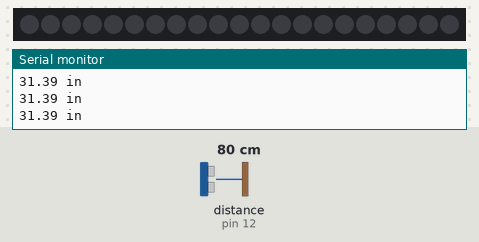
A sketch run on a simulated Arduino Uno, built with avr-gcc and run on an emulated ATmega328P. Shown: 21 RGB LEDs in strip order, left to right, the last lines printed to the serial monitor. Wiring (inferred from the names in the program): ultrasonic range finder: trigger pin 11; echo pin 12. The inputs (shaded band) are chosen by the test bench; at power-on: distance to the obstacle (sensor on pin 12) 80 cm. The echo pulse lasts 58.3 µs per cm.

Above: at 1.2 s.
1.3 s: distance to the obstacle (sensor on pin 12) set to 2 cm
At 3.64 s:
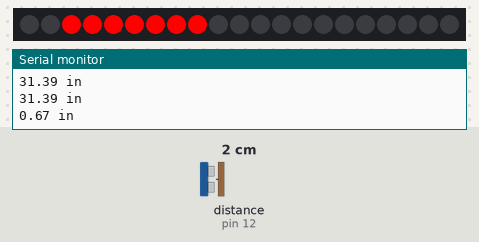
At 4.54 s:
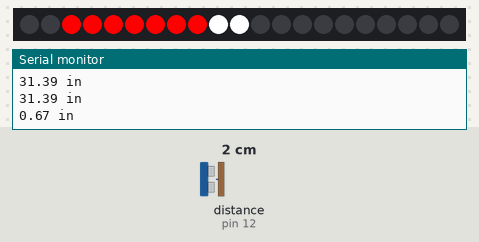
Timing chart, 0 to 6.0 s (numbered marks = the images above; inputs shaded):
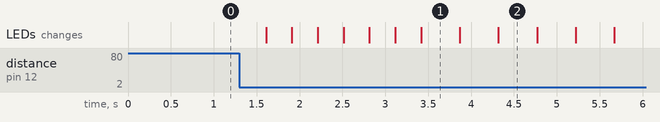

The sketch:

Light_DistanceSensor_Code.ino
```cpp
#include <Adafruit_NeoPixel.h>

#define PIN_NEO_PIXEL  8   // Arduino pin that connects to NeoPixel
#define VOLCANO_PIXELS     10  // The number of LEDs (pixels) on NeoPixel
#define CO2_PIXELS      21
#define DELAY_INTERVAL 300
float distance = 0;               //stores the distance measured by the distance sensor
const int trigPin = 11;           //connects to the trigger pin on the distance sensor
const int echoPin = 12;           //connects to the echo pin on the distance sensor


Adafruit_NeoPixel NeoPixel(21, PIN_NEO_PIXEL, NEO_GRB + NEO_KHZ800);

void setup() {
  Serial.begin (9600);
  NeoPixel.begin(); // INITIALIZE NeoPixel strip object (REQUIRED)
  pinMode(trigPin, OUTPUT);   //the trigger pin will output pulses of electricity
  pinMode(echoPin, INPUT);    //the echo pin will measure the duration of pulses coming back from the distance
  pinMode(8, OUTPUT);
}

void loop() {
  NeoPixel.clear();
  distance = getDistance();   //variable to store the distance measured by the sensor

  Serial.print(distance);     //print the distance that was measured
  Serial.println(" in");      //print units after the distance
  if (distance <= 10) {                       //if the object is close
  for (int pixel = 2; pixel < 9; pixel++) {

    NeoPixel.setPixelColor(pixel, NeoPixel.Color(255, 0, 0)); // it only takes effect if pixels.show() is called
    delay(DELAY_INTERVAL);
    NeoPixel.show();
  }
  for (int co = 9; co < 21; co++) {
    if (co < 20){
       NeoPixel.setPixelColor(co, NeoPixel.Color(255,255,255));
       delay(450);
       NeoPixel.show();
    }
    else if (co > 19){
      NeoPixel.setPixelColor(co, NeoPixel.Color(255,0,0));
       delay(450);
       NeoPixel.show();
    }}
  }
  else{
    NeoPixel.clear();
  }
  }


  float getDistance()
{
  float echoTime;                   //variable to store the time it takes for a ping to bounce off an object
  float calculatedDistance;         //variable to store the distance calculated from the echo time

  //send out an ultrasonic pulse that's 10ms long
  digitalWrite(trigPin, HIGH);
  delayMicroseconds(10);
  digitalWrite(trigPin, LOW);

  echoTime = pulseIn(echoPin, HIGH);      //use the pulsein command to see how long it takes for the
                                          //pulse to bounce back to the sensor

  calculatedDistance = echoTime / 148.0;  //calculate the distance of the object that reflected the pulse (half the bounce time multiplied by the speed of sound)

  return calculatedDistance;              //send back the distance that was calculated

}
```

Measured:
- after the input at 1.3 s, the LEDs: first change after 0.31 s (image 1 shows a later state)
